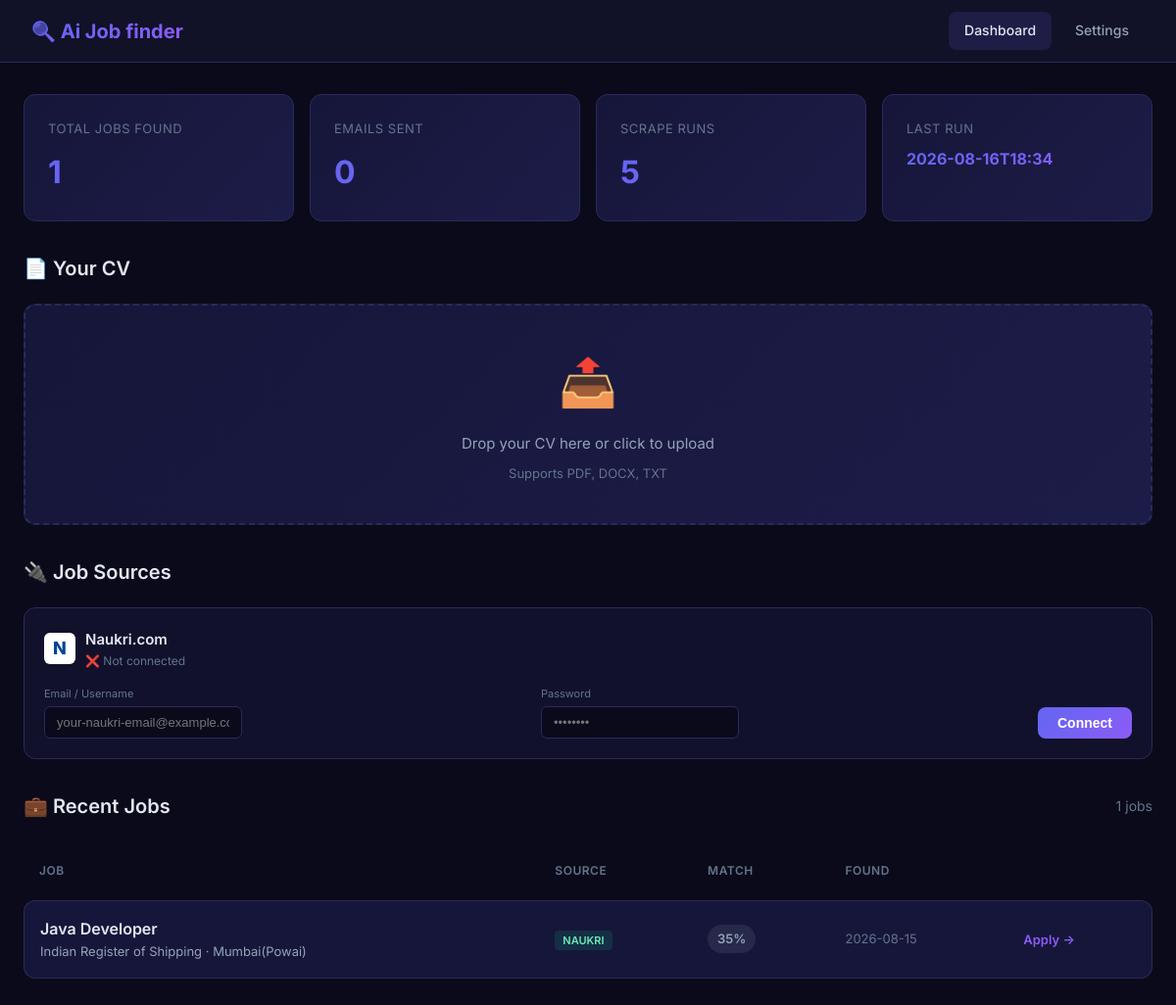
Before: / with the older database file.
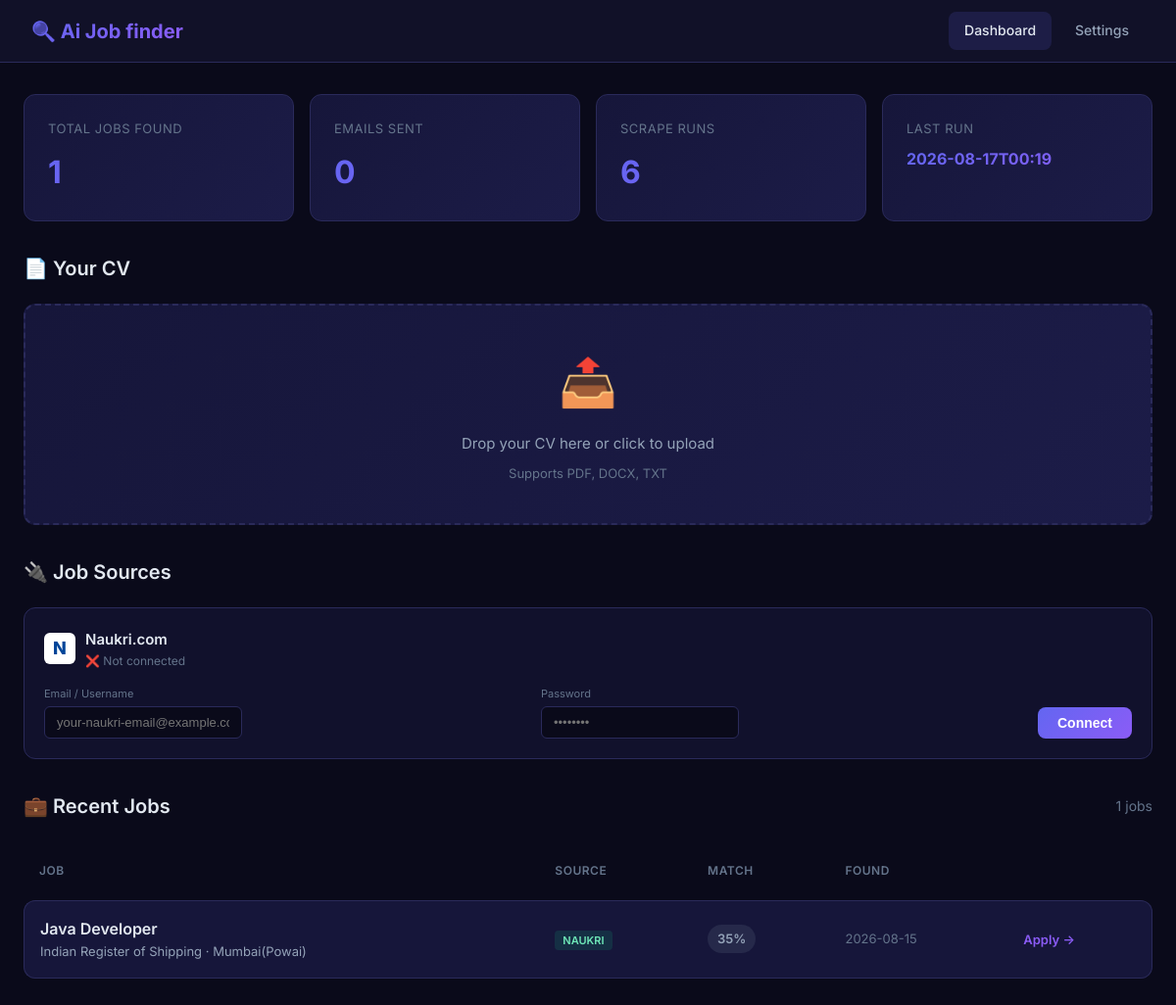
After: the same page with the newer database file.
### tables this page shows
CREATE TABLE scrape_runs (
                    id INTEGER PRIMARY KEY AUTOINCREMENT,
                    timestamp TEXT,
                    jobs_found INTEGER,
                    jobs_new INTEGER,
                    jobs_notified INTEGER
                );

CREATE TABLE seen_jobs (
                    id TEXT PRIMARY KEY,
                    title TEXT,
                    company TEXT,
                    location TEXT,
                    url TEXT,
                    source TEXT,
                    score REAL DEFAULT 0.0,
                    first_seen TEXT,
                    notified INTEGER DEFAULT 0,
                    notified_at TEXT
                );

### web/app.py (the view, shortened to what this page needs)
    @app.route("/")
    def index():
        page = request.args.get("page", 1, type=int)
        per_page = 20
        offset = (page - 1) * per_page
        config = load_config()
        db = JobDatabase(DB_PATH)
        total_jobs = db.get_total_jobs_count()
        recent_jobs = db.get_recent_jobs(limit=per_page, offset=offset)
        stats = db.get_stats()
        total_pages = (total_jobs + per_page - 1) // per_page
        cv_info = None
        return render_template(
            "index.html",
            jobs=recent_jobs,
            stats=stats,
            cv_info=cv_info,
            config=config,
            page=page,
            total_pages=total_pages,
            total_jobs=total_jobs
        )

### config.py (called while the page is built, shortened)
def load_config() -> AgentConfig:
    config = AgentConfig()
    config.email.sender_email = os.getenv("EMAIL_SENDER", config.email.sender_email)
    config.email.sender_password = os.getenv("EMAIL_PASSWORD", config.email.sender_password)
    config.email.recipient_email = os.getenv("EMAIL_RECIPIENT", config.email.recipient_email)
    config.naukri.naukri_user = os.getenv("NAUKRI_USER", config.naukri.naukri_user)
    config.naukri.naukri_password = os.getenv("NAUKRI_PASSWORD", config.naukri.naukri_password)
    config.tinyfish.api_key = os.getenv("TINYFISH_API_KEY", config.tinyfish.api_key)
    env_cv_path = os.getenv("CV_PATH")
    if env_cv_path:
        config.cv_path = env_cv_path
    return config

### storage/db.py (called while the page is built)
    def _connect(self) -> sqlite3.Connection:
        return sqlite3.connect(self.db_path)

    def get_recent_jobs(self, limit: int = 50, offset: int = 0) -> list:
        with self._connect() as conn:
            conn.row_factory = sqlite3.Row
            cursor = conn.execute("""
                SELECT * FROM seen_jobs
                ORDER BY first_seen DESC, score DESC
                LIMIT ? OFFSET ?
            """, (limit, offset))
            return [dict(row) for row in cursor.fetchall()]

    def get_total_jobs_count(self) -> int:
        with self._connect() as conn:
            return conn.execute("SELECT COUNT(*) FROM seen_jobs").fetchone()[0]

    def get_stats(self) -> dict:
        with self._connect() as conn:
            total = conn.execute("SELECT COUNT(*) FROM seen_jobs").fetchone()[0]
            notified = conn.execute("SELECT COUNT(*) FROM seen_jobs WHERE notified = 1").fetchone()[0]
            runs = conn.execute("SELECT COUNT(*) FROM scrape_runs").fetchone()[0]
            last_run = conn.execute(
                "SELECT timestamp FROM scrape_runs ORDER BY id DESC LIMIT 1"
            ).fetchone()
            return {
                "total_jobs_seen": total,
                "total_notified": notified,
                "total_runs": runs,
                "last_run": last_run[0] if last_run else "Never",
            }

### web/templates/index.html (shortened to what this page needs)
<!DOCTYPE html>
<html lang="en">
<head>
</head>
<body>
    <nav>
        <div class="nav-brand">🔍 Ai Job finder</div>
        <div class="nav-links">
            <a href="/" class="active">Dashboard</a>
            <a href="/settings">Settings</a>
        </div>
    </nav>
    <div class="container">
        <div class="stats-grid">
            <div class="stat-card">
                <div class="stat-label">Total Jobs Found</div>
                <div class="stat-value">{{ stats.total_jobs_seen }}</div>
            </div>
            <div class="stat-card">
                <div class="stat-label">Emails Sent</div>
                <div class="stat-value">{{ stats.total_notified }}</div>
            </div>
            <div class="stat-card">
                <div class="stat-label">Scrape Runs</div>
                <div class="stat-value">{{ stats.total_runs }}</div>
            </div>
            <div class="stat-card">
                <div class="stat-label">Last Run</div>
                <div class="stat-value" style="font-size:16px;">{{ stats.last_run[:16] if stats.last_run != 'Never' else 'Never' }}</div>
            </div>
        </div>
        <div class="section">
            <div class="section-header">
                <h2 class="section-title">📄 Your CV</h2>
            </div>
            {% if cv_info and not cv_info.get('error') %}
            <div class="cv-card">
                <h3>✓ CV Loaded: {{ cv_info.path.split('\\')[-1].split('/')[-1] }}</h3>
                {% if cv_info.email or cv_info.phone %}
                <div class="cv-detail">
                    {% if cv_info.email %}<strong>Email:</strong> {{ cv_info.email }} &nbsp;&nbsp;{% endif %}
                    {% if cv_info.phone %}<strong>Phone:</strong> {{ cv_info.phone }}{% endif %}
                </div>
                {% endif %}
                {% if cv_info.links %}
                <div class="cv-detail"><strong>Links:</strong>
                    {% for link in cv_info.links %}
                        <a href="{{ link if link.startswith('http') else 'https://' + link }}" target="_blank" style="color: var(--accent-blue); text-decoration: none; margin-right: 8px;">{{ link }}</a>
                    {% endfor %}
                </div>
                {% endif %}
                <div class="cv-detail"><strong>Experience:</strong> {{ cv_info.experience_years }} years</div>
                {% if cv_info.job_titles %}
                <div class="cv-detail"><strong>Job Titles:</strong> {{ cv_info.job_titles | join(', ') }}</div>
                {% endif %}
                {% if cv_info.education %}
                <div class="cv-detail"><strong>Education:</strong> {{ cv_info.education | join(', ') }}</div>
                {% endif %}
                {% if cv_info.skills %}
                <div class="cv-detail"><strong>Technical Skills:</strong></div>
                <div class="skill-tags">
                    {% for skill in cv_info.skills %}
                    <span class="skill-tag">{{ skill }}</span>
                    {% endfor %}
                </div>
                {% endif %}
            </div>
            {% else %}
            <form action="/upload" method="post" enctype="multipart/form-data">
                <div class="upload-area" id="upload-area">
                    <div class="upload-icon">📤</div>
                    <div class="upload-text">Drop your CV here or click to upload</div>
                    <div class="upload-hint">Supports PDF, DOCX, TXT</div>
                </div>
            </form>
            {% endif %}
        </div>
        <div class="section">
            <div class="section-header">
                <h2 class="section-title">🔌 Job Sources</h2>
            </div>
            <div class="naukri-card {% if config.naukri.naukri_user %}connected{% endif %}">
                <div class="naukri-card-header">
                    <div class="naukri-logo">N</div>
                    <div>
                        <div style="font-weight: 600; font-size: 15px;">Naukri.com</div>
                        <div style="font-size: 12px; color: var(--text-muted);">
                            {% if config.naukri.naukri_user %}
                                ✅ Connected as {{ config.naukri.naukri_user }}
                            {% else %}
                                ❌ Not connected
                            {% endif %}
                        </div>
                    </div>
                </div>
                <form action="/connect-naukri" method="post" class="naukri-form">
                    <div>
                        <label>Email / Username</label>
                        <input type="text" name="naukri_user" value="{{ config.naukri.naukri_user }}" placeholder="your-naukri-email@example.com">
                    </div>
                    <div>
                        <label>Password</label>
                        <input type="password" name="naukri_password" value="{{ config.naukri.naukri_password }}" placeholder="••••••••">
                    </div>
                    <button type="submit" class="btn btn-primary" style="padding: 8px 20px;">
                        {{ "Update" if config.naukri.naukri_user else "Connect" }}
                    </button>
                </form>
            </div>
        </div>
        <div class="section">
            <div class="section-header">
                <h2 class="section-title">💼 Recent Jobs</h2>
                <span style="color: var(--text-muted); font-size: 14px;">{{ jobs | length }} jobs</span>
            </div>
            {% if jobs %}
            <table class="jobs-table">
                <thead>
                    <tr>
                        <th>Job</th>
                        <th>Source</th>
                        <th>Match</th>
                        <th>Found</th>
                        <th></th>
                    </tr>
                </thead>
                <tbody>
                    {% for job in jobs %}
                    <tr>
                        <td>
                            <a href="{{ job.url }}" target="_blank" class="job-title">{{ job.title }}</a>
                            <div class="job-company">{{ job.company }} {% if job.location %}· {{ job.location }}{% endif %}</div>
                        </td>
                        <td>
                            <span class="job-source source-{{ job.source }}">{{ job.source }}</span>
                        </td>
                        <td>
                            {% set score = (job.score * 100) | int %}
                            <span class="score-badge {% if score >= 70 %}score-high{% elif score >= 40 %}score-mid{% else %}score-low{% endif %}">
                                {{ score }}%
                            </span>
                        </td>
                        <td style="color: var(--text-muted); font-size: 13px;">
                            {{ job.first_seen[:10] if job.first_seen else 'N/A' }}
                        </td>
                        <td>
                            <a href="{{ job.url }}" target="_blank" class="apply-link">Apply →</a>
                        </td>
                    </tr>
                    {% endfor %}
                </tbody>
            </table>
            {% else %}
            <div class="empty-state">
                <div class="icon">🔎</div>
                <h3>No jobs yet</h3>
                <p>Upload your CV and run a scrape to discover matching jobs</p>
            </div>
            {% endif %}
        </div>
    </div>
</body>
</html>

Changed rows visible on the page:
no longer on this page (row unchanged): scrape_runs: timestamp "2026-08-16T18:34"
added scrape_runs: timestamp "2026-08-17T00:19"
Other visible differences:
{{ stats.total_runs }}: "5" → "6"
